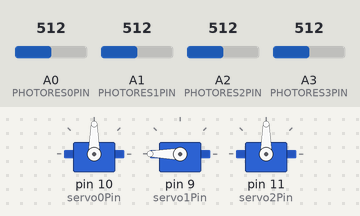
This sketch was run on a simulated Arduino Uno, built with avr-gcc and run on an emulated ATmega328P. Shown: 3 × servo. The inputs (shaded band) are chosen by the test bench; at power-on: A0 (PHOTORES0PIN) = 512, A1 (PHOTORES1PIN) = 512, A2 (PHOTORES2PIN) = 512, A3 (PHOTORES3PIN) = 512.

Above: at 1.2 s.
1.3 s: A0 (PHOTORES0PIN) set to 560
At 1.8 s:
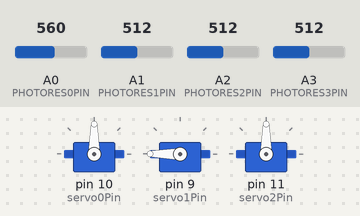
4.3 s: A1 (PHOTORES1PIN) set to 553
At 5.2 s:
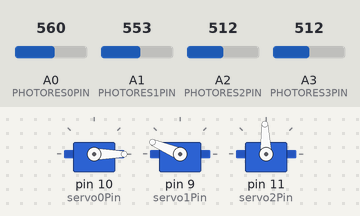
7.3 s: A2 (PHOTORES2PIN) set to 545
At 7.74 s:
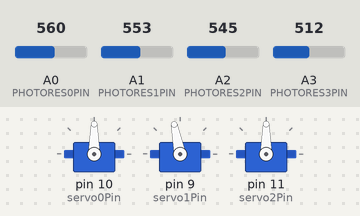
10.3 s: A3 (PHOTORES3PIN) set to 716
12.7 s: A2 (PHOTORES2PIN) set to 716
At 13.24 s:
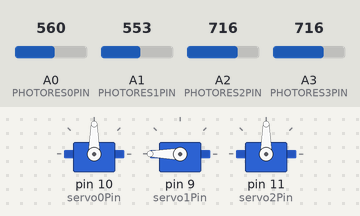
15.7 s: A3 (PHOTORES3PIN) set to 306
At 16.7 s:
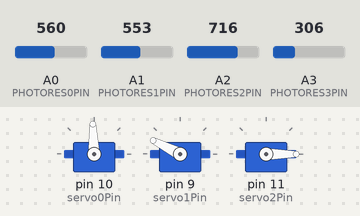
Timing chart, 0 to 21.8 s (numbered marks = the images above; inputs shaded):
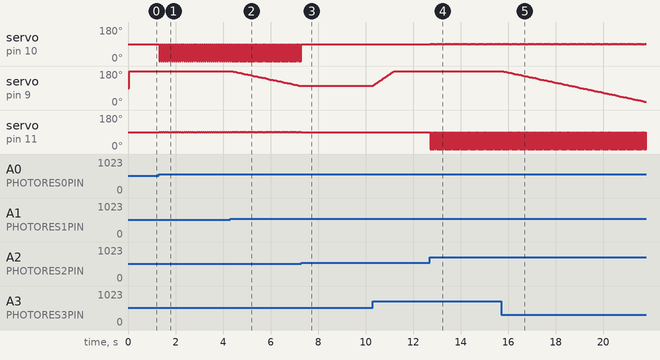

Measured:
- the behaviour switches between 542 and 543 on A0 (PHOTORES0PIN) (found by bisection; images 0 and 1)
- the behaviour switches between 542 and 543 on A1 (PHOTORES1PIN) (found by bisection; images 1 and 2)
- the behaviour switches between 529 and 530 on A2 (PHOTORES2PIN) (found by bisection; images 2 and 3)
- after the input at 1.3 s, servo on pin 10 (servo0Pin): alternates 90° for 0.05 s and 0° for 0.04 s, starting at once; servo on pin 11 (servo2Pin): alternates 92° for 0.04 s and 90° for 0.05 s, starting at once
- after the input at 4.3 s, servo on pin 9 (servo1Pin): moves from 180° to 101° over 2.9 s, starting after 0.06 s
- after the input at 7.3 s, servo on pin 10 (servo0Pin), servo on pin 11 (servo2Pin): stops changing and stays 90°
- after the input at 12.7 s, servo on pin 10 (servo0Pin): alternates 92° for 0.04 s and 90° for 0.03 s, starting at once; servo on pin 11 (servo2Pin): alternates 90° for 0.03 s and 0° for 0.04 s, starting at once
- after the input at 15.7 s, servo on pin 9 (servo1Pin): moves from 180° to 17° over 6.0 s, starting at once

The sketch:

plantmain.ino
```cpp
// State Machine version
// depends on how many light sensors
#include "plant.h"
#include "photoCell.h"

#define PRESDIFF 30

#define PHOTORES0PIN A0
#define PHOTORES1PIN A1
#define PHOTORES2PIN A2
#define PHOTORES3PIN A3

#define abs(x) ((x)>0?(x):-(x))

enum PLANTSTATE{
	MOVETOLIGHT,
	HOME
};

PLANTSTATE currentState;
plant plant;
photoCell pResRight(PHOTORES0PIN);
photoCell pResLeft(PHOTORES2PIN);
photoCell pResTop(PHOTORES3PIN);
photoCell pResBot(PHOTORES1PIN);
int servo0Pos = 90;
int servo1Pos = 0;
int servo2Pos = 90;

void setup() {
	Serial.begin(9600);
    plant.init();
    pResRight.calibrateBaseline();
    pResLeft.calibrateBaseline();
    pResTop.calibrateBaseline();
    pResBot.calibrateBaseline();

    plant.setServo0Angle(servo0Pos);
    plant.setServo1Angle(servo1Pos);
    plant.setServo2Angle(servo2Pos);
    currentState = HOME;
}

void loop() {
  // put your main code here, to run repeatedly:

    determineState();
    runState();
    delay(20);

}

// Determine what state you're in
void determineState() {
	// assign photocellDelta0 to right
	// assign photocellDelta1 to left
	// assign photocellDelta2 to top
	// assign photocellDelta3 to bottom

  	// Map the index to a current state
  	switch (currentState) {
  		case HOME: {
        	if(!atLightSource()) {
        		currentState = MOVETOLIGHT;
        	}
  			break;
  		}
  		case MOVETOLIGHT: {
  			if(withinMarginOfLightSource()) {
          			currentState = HOME;
          	}
  			break;
  		}
  	}
  }

// Run the current state
void runState() {
	switch (currentState) {
		case HOME: {
			returnHome();
			break;
		}
		case MOVETOLIGHT: {
			moveToLight();
			break;
		}
	}
}

bool atLightSource(){
  if((abs(pResTop.getDelta() - pResBot.getDelta()) > PRESDIFF) || (abs(pResRight.getDelta() - pResLeft.getDelta()) > PRESDIFF)) {return false;}
  else {return true;}
}

bool withinMarginOfLightSource(){

  if((abs(pResTop.getDelta() - pResBot.getDelta()) <= PRESDIFF) || (abs(pResRight.getDelta() - pResLeft.getDelta()) <= PRESDIFF)) {return true;}
  else {return false;}
}

void returnHome() {
  	plant.setServo0Angle(90);

  	if(servo1Pos > 0){
  		servo1Pos--;
  		plant.setServo1Angle(servo1Pos);
  	}

  	plant.setServo2Angle(90);
}

void moveToLight() {
  if(pResBot.getDelta() - pResTop.getDelta() > PRESDIFF && servo1Pos < 100) {
    servo1Pos += 1;
  }

  // Photocell 1 greater than Photocell 3
  if(pResTop.getDelta() - pResBot.getDelta() > PRESDIFF && servo1Pos > 0){
    servo1Pos -= 1;
  }

  plant.setServo1Angle(servo1Pos);

  if(pResRight.getDelta() - pResLeft.getDelta() > PRESDIFF){
    servo0Pos = 0;
    servo2Pos = 92;
    plant.setServo0Angle(servo0Pos);
    plant.setServo2Angle(servo2Pos);
    delay(40);
    servo0Pos = 90;
    servo2Pos = 90;
    plant.setServo0Angle(servo0Pos);
    plant.setServo2Angle(servo2Pos);
    delay(5);
  }

  if(pResLeft.getDelta() - pResRight.getDelta() > PRESDIFF){
    servo2Pos = 0;
    servo0Pos = 92;
    plant.setServo0Angle(servo0Pos);
    plant.setServo2Angle(servo2Pos);
    delay(40);
    servo2Pos = 90;
    servo0Pos = 90;
    plant.setServo0Angle(servo0Pos);
    plant.setServo2Angle(servo2Pos);
    delay(5);
  }

}
```

photoCell.cpp
```cpp
#include "photoCell.h"

photoCell::photoCell(int photoCellPin){
    photocellPin = photoCellPin;
    photocellReading = analogRead(photocellPin);
}

void photoCell::calibrateBaseline(){
  while(calibrateCounter < CAL_MAX){
      photocellBase += analogRead(photocellPin);
      calibrateCounter++;
      delay(1);
  }
  photocellBase /= CAL_MAX;
  calibrated = true;
}

int photoCell::getPhotoCellReading(){
  photocellReading = analogRead(photocellPin);
	return photocellReading;
}

int photoCell::getPhotoCellBase(){
  return photocellBase;
}

int photoCell::getDelta(){
  photocellDelta = analogRead(photocellPin) - photocellBase;
  return photocellDelta;
}
```

photoCell.h
```cpp
#include <Servo.h>  //servo library

#include "Arduino.h"

#define CAL_MAX 10

class photoCell{
	private:
	int photocellPin;     // the cell and 10K pulldown are connected to a0
	int photocellReading;     // the analog reading from the sensor divider

	bool calibrated = false;
	int calibrateCounter = 0;

  	int photocellBase = 0;
  	int photocellDelta = 0;

// twelve servo objects can be created on most boards
	public:
		photoCell(int photoCellPin);
		void init();
		void calibrateBaseline();
		void readPhotoCell();
		int getPhotoCellBase();
		int getPhotoCellReading();
		int getDelta();

};
```

plant.cpp
```cpp
#include "plant.h"

#include "Arduino.h"

plant::plant(){

}


void plant::init(){

    // servo init
    Servo0.attach(servo0Pin);
    Servo1.attach(servo1Pin);
    Servo2.attach(servo2Pin);

}

void plant::setServo0Angle(int newAngle) {
    angleServo0 = newAngle;
    Servo0.write(angleServo0);
}

void plant::setServo1Angle(int newAngle) {
    angleServo1 = map(newAngle, 0, 100, 180, 0);
    Servo1.write(angleServo1);
}

void plant::setServo2Angle(int newAngle) {
    angleServo2 = newAngle;
    Servo2.write(angleServo2);
}

/*void plant::rotateRight(int newAngleServo0, int newAngleServo1) {
	angleServo0 = map(newAngleServo0, 0, 100, 180, 0);
	angleServo1 = map(newAngleServo1, 0, 100, 180, 0);
	Servo0.write(angleServo0);
	Servo1.write(angleServo1);
}

void plant::rotateLeft(int newAngleServo1, int newAngleServo2) {
	angleServo1 = map(newAngleServo1, 0, 100, 180, 0);
	angleServo2 = map(newAngleServo2, 0, 100, 180, 0);
	Servo1.write(angleServo1);
	Servo2.write(angleServo2);
}*/
```

plant.h
```cpp
#include <Servo.h>  //servo library

class plant{
	private:
		int angleServo0 = 0;
		int angleServo1 = 0;
		int angleServo2 = 0;
		int servo0Pin = 10;
		int servo1Pin = 9;
		int servo2Pin = 11;
	public:
		plant();
		Servo Servo0;
		Servo Servo1;
		Servo Servo2;
		void init();
		void setServo0Angle(int newAngle);
		void setServo1Angle(int newAngle);
		void setServo2Angle(int newAngle);
		void rotateRight(int newAngleServo2, int newAngleServo3);
		void rotateLeft(int newAngleServo1, int newAngleServo2);

};
```
